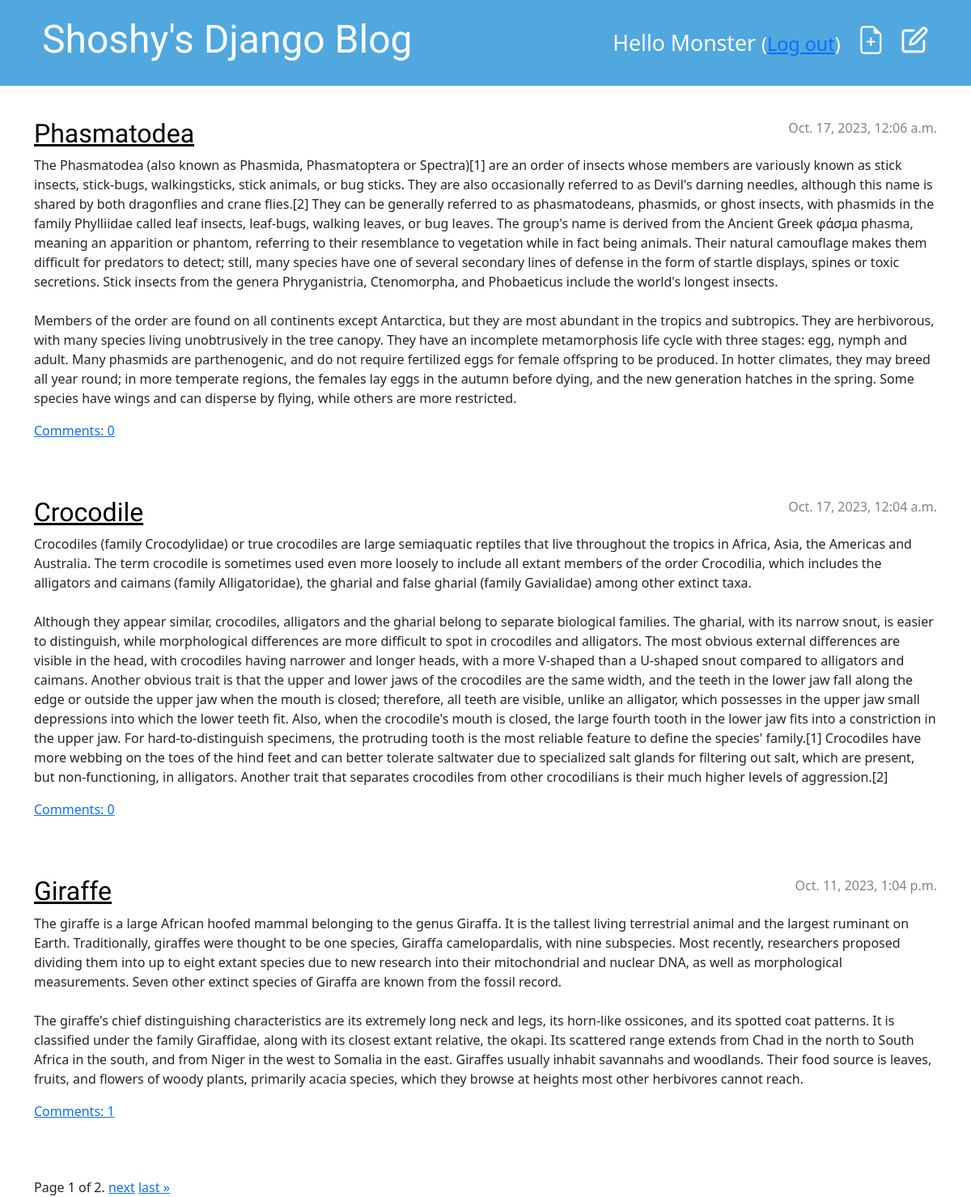
/ (signed in), run on an earlier commit of the app's database.
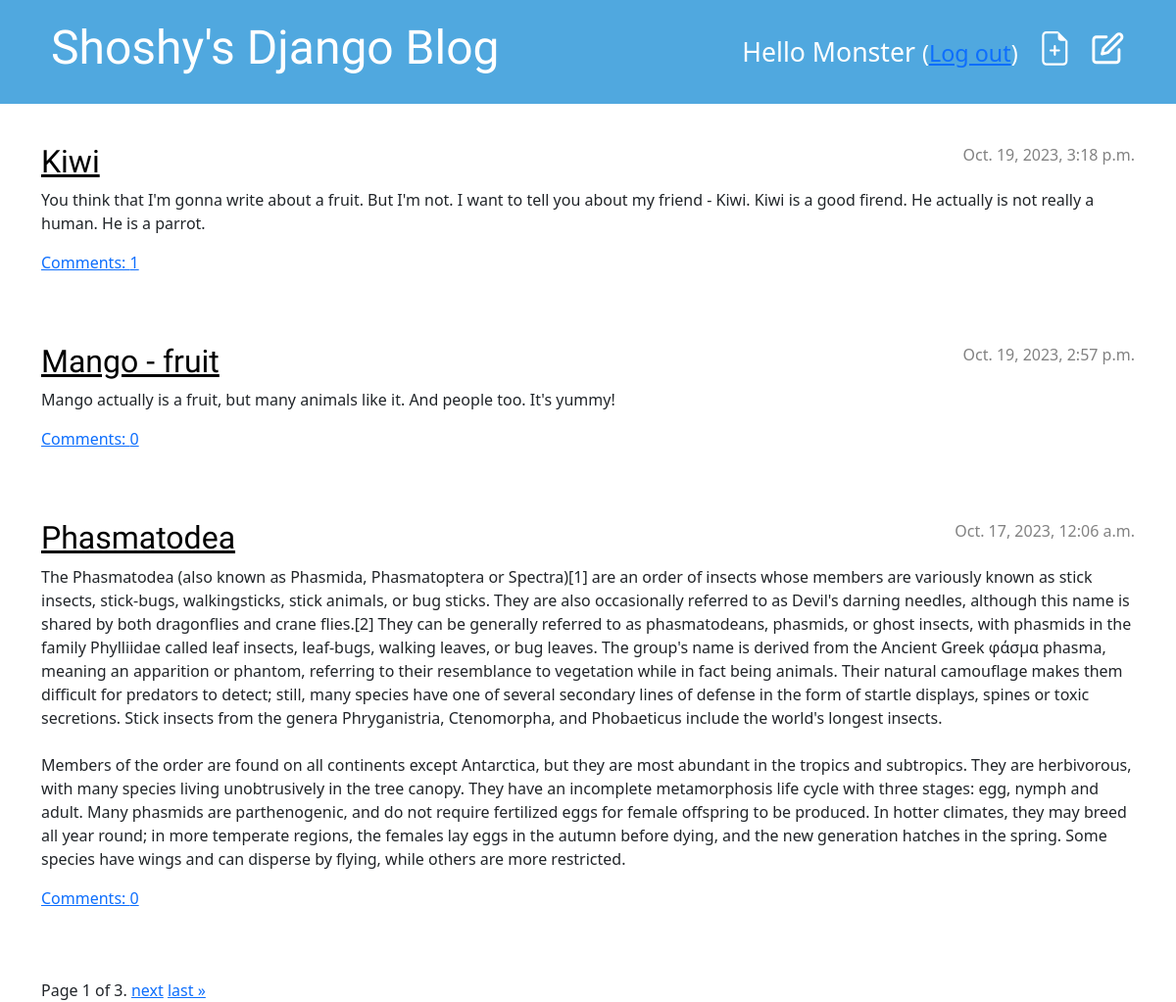
And on a later commit of the database.
### blog/models.py (models this page shows, shortened)
class Post(models.Model):
    author = models.ForeignKey(settings.AUTH_USER_MODEL, on_delete=models.CASCADE)
    title = models.CharField(max_length=200)
    text = models.TextField()
    created_date = models.DateTimeField(default=timezone.now)
    published_date = models.DateTimeField(blank=True, null=True)
    owner = models.ForeignKey('auth.User', related_name='posts', on_delete=models.CASCADE)
    def approved_comments(self):
        return self.comments.filter(approved_comment=True)

### blog/views.py (the view)
# urls.py: path('', PostListView.as_view(), name='post_list'),
class PostListView(ListView):
    model = Post
    paginate_by = 3
    template_name = 'post_list.html'
    def get_queryset(self):
        return Post.objects.filter(published_date__lte=timezone.now()).order_by('-published_date')

### blog/templates/blog/post_list.html (shortened to what this page needs)
{% extends 'blog/base.html' %}
{% block content %}
{% for post in page_obj %}
<article class="post">
    <time class="date">
        {{ post.published_date }}
    </time>
    <h2><a href="{% url 'post_detail' pk=post.pk %}">{{ post.title }}</a></h2>
    <p>{{ post.text|linebreaksbr }}</p>
    <a href="{% url 'post_detail' pk=post.pk %}">Comments: {{ post.approved_comments.count }}</a>
</article>
{% endfor %}
<div class="pagination">
    <span class="step-links">
        <span class="current">
            Page {{ page_obj.number }} of {{ page_obj.paginator.num_pages }}.
        </span>
        {% if page_obj.has_next %}
            <a href="?page={{ page_obj.next_page_number }}">next</a>
            <a href="?page={{ page_obj.paginator.num_pages }}">last &raquo;</a>
        {% endif %}
    </span>
</div>
{% endblock %}

What changed in the data, as far as the page shows it:
no longer on this page (row edited): Post: published_date "Oct. 17, 2023, 12:04 a.m.", title "Crocodile", text "Crocodiles (family Crocodylidae) or true crocodiles are large semiaquatic reptiles that live throughout the tropics in Africa, Asia, the Americas and Australia. The term crocodile is sometimes used even more loosely to include all extant members of the order Crocodilia, which includes the alligators and caimans (family Alligatoridae), the gharial and false gharial (family Gavialidae) among other extinct taxa. Although they appear similar, crocodiles, alligators and the gharial belong to separate biological families. The gharial, with its narrow snout, is easier to distinguish, while morphological differences are more difficult to spot in crocodiles and alligators. The most obvious external…", approved_comments.count "0"
no longer on this page (row edited): Post: published_date "Oct. 11, 2023, 1:04 p.m.", title "Giraffe", text "The giraffe is a large African hoofed mammal belonging to the genus Giraffa. It is the tallest living terrestrial animal and the largest ruminant on Earth. Traditionally, giraffes were thought to be one species, Giraffa camelopardalis, with nine subspecies. Most recently, researchers proposed dividing them into up to eight extant species due to new research into their mitochondrial and nuclear DNA, as well as morphological measurements. Seven other extinct species of Giraffa are known from the fossil record. The giraffe's chief distinguishing characteristics are its extremely long neck and legs, its horn-like ossicones, and its spotted coat patterns. It is classified under the family…", approved_comments.count "1"
added Post: published_date "Oct. 19, 2023, 3:18 p.m.", title "Kiwi", text "You think that I'm gonna write about a fruit. But I'm not. I want to tell you about my friend - Kiwi. Kiwi is a good firend. He actually is not really a human. He is a parrot.", approved_comments.count "1"
added Post: published_date "Oct. 19, 2023, 2:57 p.m.", title "Mango - fruit", text "Mango actually is a fruit, but many animals like it. And people too. It's yummy!", approved_comments.count "0"
Also different on the page:
{{ page_obj.paginator.num_pages }}: "2" → "3"
